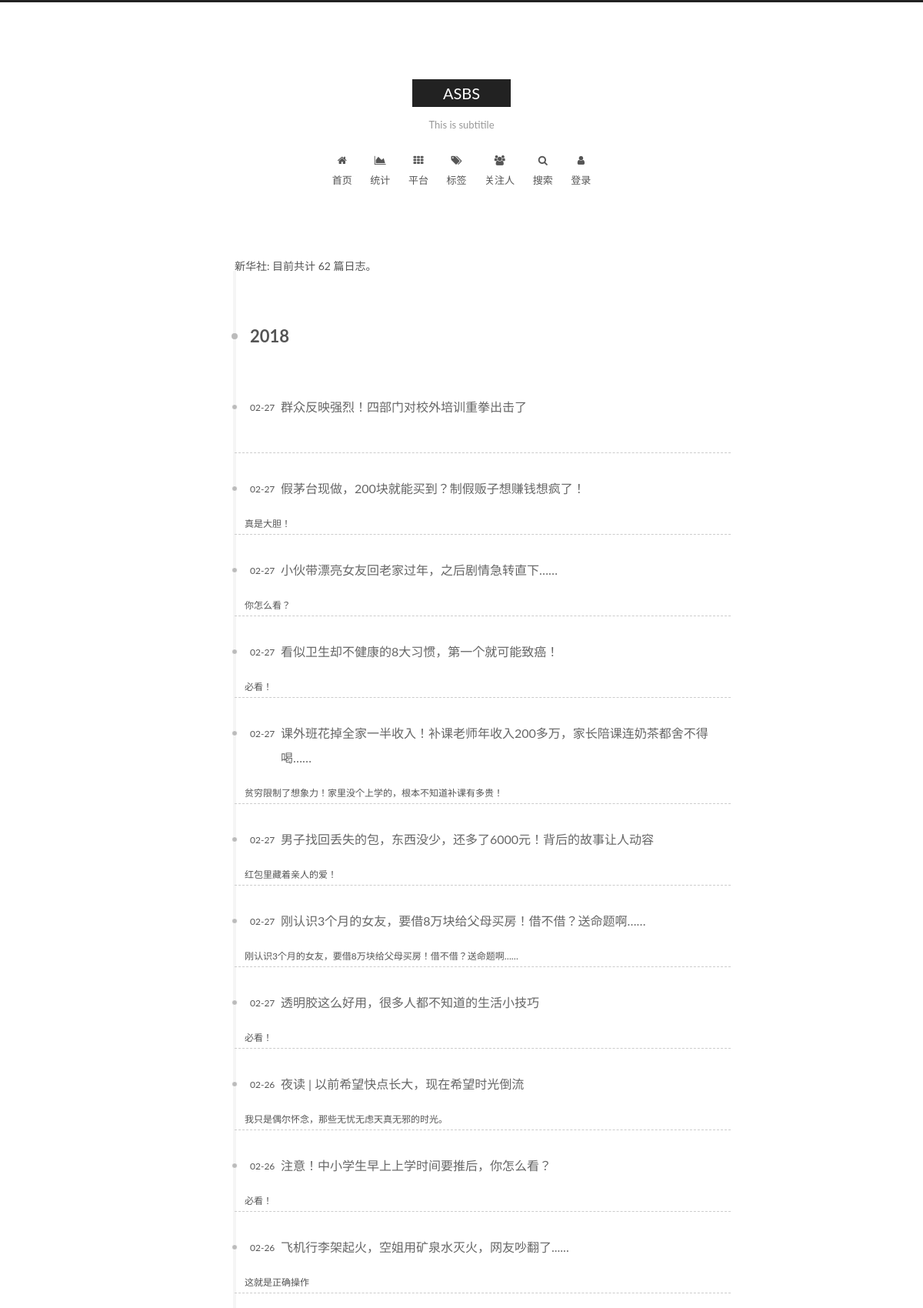
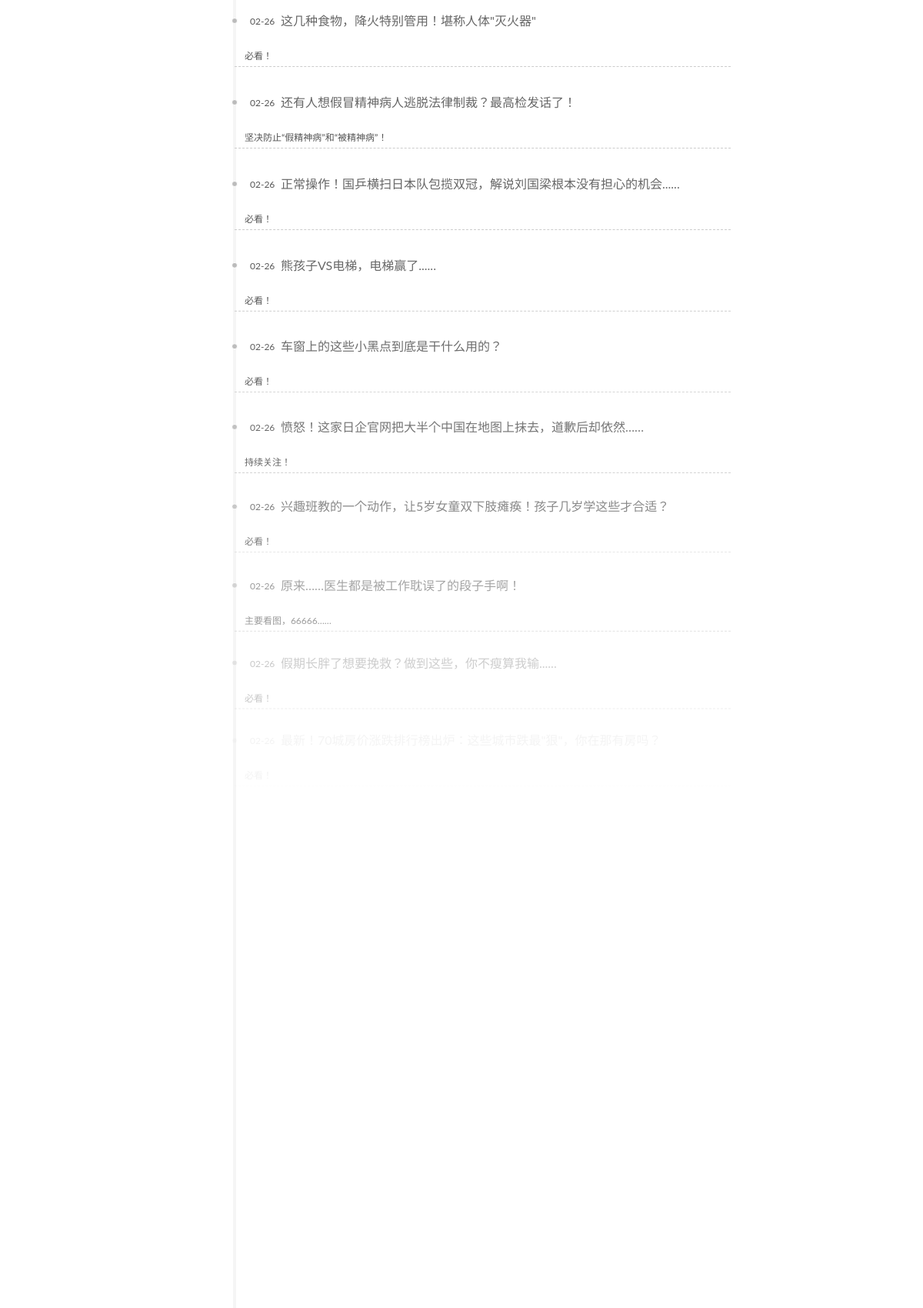
/news_platform_articles.php?news_platform_id=11 (upper part), run on the app's committed database (2 pictures, top to bottom).
### tables this page shows
CREATE TABLE `news_platform` (
  `news_platform_id` int(11) NOT NULL AUTO_INCREMENT,
  `news_platform_name` varchar(20) NOT NULL,
  `news_platform_info` varchar(100) NOT NULL,
  `news_platform_url` varchar(255) NOT NULL,
  `news_platform_image` varchar(100) DEFAULT NULL,
  `open_id` varchar(255) DEFAULT NULL,
  `wechat_id` varchar(255) DEFAULT NULL,
  `authentication` varchar(255) DEFAULT NULL,
  `qr_code` varchar(255) DEFAULT NULL,
  PRIMARY KEY (`news_platform_id`)
);

CREATE TABLE `news` (
  `news_id` int(11) NOT NULL AUTO_INCREMENT,
  `news_time` datetime DEFAULT NULL,
  `news_content` text,
  `news_platform_id` int(11) NOT NULL,
  `news_title` varchar(100) NOT NULL,
  `news_url` varchar(255) NOT NULL,
  PRIMARY KEY (`news_id`)
);

### news_platform_articles.php (the view, shortened to what this page needs)
<?php
include './backend/dbconnect.php';
if ($_SESSION['user_id']=='1'){
    $login_icon="<li class=\"menu-item menu-item-login\" style=\"opacity: 1; transform: translateY(0px);\">
                                <a href=\"javascript:;\" class=\"popup-trigger2\">
                                    <i class=\"menu-login-icon fa fa-fw fa-user\"></i>
                                    <br>
                                    登录
                                </a>
                            </li>";
}
$news_platform_id=$_GET['news_platform_id'];
$sql="select news_id, news_title, YEAR(news_time) as release_year, DATE_FORMAT(news_time, '%m-%d') as release_date, news_time, news_url, news_content from news where news_platform_id=". $news_platform_id. " order by news_time desc";
$result=mysqli_query($conn, $sql);
if(!$result){
    echo "No news";
}
else{
    if ($result->num_rows >= 100) {
        $news_num=100;
    }
    else{
        $news_num = $result->num_rows;
    }
    for($i=0;$i<$news_num;$i++){
        $news_array[$i]=mysqli_fetch_assoc($result);
    }
}
$sql="select * from news_platform where news_platform_id=". $news_platform_id;
$result=mysqli_query($conn, $sql);
$row=mysqli_fetch_assoc($result);
$news_platform_name=$row['news_platform_name'];
?>
<!DOCTYPE html>
<html class="theme-next muse use-motion">
<head>
    <link href="./frontend/lib/fancybox/source/jquery.fancybox.css?v=2.1.5" rel="stylesheet" type="text/css">
    <link href="./frontend/lib/font-awesome/css/font-awesome.min.css?v=4.6.2" rel="stylesheet" type="text/css">
    <link href="./frontend/css/main.css?v=5.1.3" rel="stylesheet" type="text/css">
</head>
<body>
<div class="container sidebar-position-left page-home">
    <header id="header" class="header" itemscope itertype="http://schema.org/WPHeader">
        <div class="header-inner">
            <div class="site-brand-wrapper">
                <div class="site-meta">
                    <div class="custom-logo-site-title">
                        <a href="./" class="brand" rel="start" style="opacity: 1;">
                            <span class="site-title" style="opacity: 1; top: 0px;">ASBS</span>
                        </a>
                    </div>
                    <p class="site-subtitle" style="opacity: 1; top: 0px;"> This is subtitile</p>
                </div>
            </div>
            <nav class="site-nav">
                <ul id="menu" class="menu">
                    <li class="menu-item menu-item-home" style="opacity: 1; transform: translateY(0px);">
                        <a href="./index.php" rel="section">
                            <i class="menu-item-icon fa fa-fw fa-home"></i>
                            <br>
                            首页
                        </a>
                    </li>
                    <li class="menu-item menu-item-data" style="opacity: 1; transform: translateY(0px);">
                        <a href="./statistics.php" rel="section">
                            <i class="menu-item-icon fa fa-fw fa-area-chart"></i>
                            <br>
                            统计
                        </a>
                    </li>
                    <li class="menu-item menu-item-platform" style="opacity: 1; transform: translateY(0px);">
                        <a href="./platform.php" rel="section">
                            <i class="menu-item-icon fa fa-fw fa-th"></i>
                            <br>
                            平台
                        </a>
                    </li>
                    <li class="menu-item menu-item-tags" style="opacity: 1; transform: translateY(0px);">
                        <a href="./tags.php" rel="section">
                            <i class="menu-item-icon fa fa-fw fa-tags"></i>
                            <br>
                            标签
                        </a>
                    </li>
                    <li class="menu-item menu-item-following" style="opacity: 1; transform: translateY(0px);">
                        <a href="#" rel="section">
                            <i class="menu-item-icon fa fa-fw fa-users"></i>
                            <br>
                            关注人
                        </a>
                    </li>
                    <li class="menu-item menu-item-search" style="opacity: 1; transform: translateY(0px);">
                        <a href="javascript:;" class="popup-trigger">
                            <i class="menu-item-icon fa fa-fw fa-search"></i>
                            <br>
                            搜索
                        </a>
                    </li>
                    <?php echo $login_icon;?>
                </ul>
            </nav>
        </div>
    </header>
    <main id="main" class="main">
        <div class="main-inner">
            <div class="content-wrap">
                <div id="content" class="content">
                    <div class="post-block archive" style="opacity: 1; display: block;">
                        <div id="posts" class="posts-collapse">
                            <span class="archive-page-counter">
                                <?php echo $news_platform_name;?>: 目前共计 <?php echo $news_num;?> 篇日志。
                            </span>
                            <?php
                            $year='0';
                            for ($i=0;$i<$news_num;$i++){
                                $news=$news_array[$i];
                                $news_year=$news['release_year'];
                                if($year!=$news_year){
                                    $year=$news_year;
                                    echo "<div class=\"collection-title\" style=\"opacity: 1; display: block; transform: translateX(0px);\">
                                                <h1 class=\"archive-year\" id=\"archive-year-$year\" style=\"opacity: 1; display: block; transform: translateX(0px);\">$year</h1>
                                            </div>";
                                }
                                echo "<article class=\"post post-type-normal\" itemscope=\"\" itemtype=\"http://schema.org/Article\">
                                        <header class=\"post-header\" style=\"opacity: 1; display: block; transform: translateY(0px);\">
                                            <h2 class=\"post-title\">
                                                <a class=\"post-title-link\" href=\"". $news['news_url']. "\" itemprop=\"url\">
                                                    <span itemprop=\"name\">". $news['news_title']. "</span>
                                                </a>
                                            </h2>
                                            <span itemprop=\"name\" style='font-size: 12px; margin-left: 2%;'>". $news['news_content']. "</span>
                                            <div class=\"post-meta\">
                                                <time class=\"post-time\" itemprop=\"dateCreated\" datetime=\"". $news['release_time']. "+08:00\" content=\"". $news['release_year']. "-". $news['release_date']."\">".
                                                    $news['release_date'].
                                                "</time>
                                            </div>
                                        </header>
                                    </article>";
                            }
                            ?>
                        </div>
                    </div>
                </div>
            </div>
        </div>
    </main>
</div>
</body>
</html>

### frontend/css/main.css (style rules this page uses)
html { font-family: sans-serif; -ms-text-size-adjust: 100%; -webkit-text-size-adjust: 100%; }
body { margin: 0; }
article, aside, details, figcaption, figure, footer, header, hgroup, main, menu, nav, section, summary { display: block; }
a { background-color: transparent; }
h1 { font-size: 2em; margin: 0.67em 0; }
body { position: relative; font-family: 'Lato', "PingFang SC", "Microsoft YaHei", sans-serif; font-size: 14px; line-height: 2; color: #555; background: #fff; }
h1, h2, h3, h4, h5, h6 { margin: 0; padding: 0; font-weight: bold; line-height: 1.5; font-family: 'Lato', "PingFang SC", "Microsoft YaHei", sans-serif; }
h2, h3, h4, h5, h6 { margin: 20px 0 15px; }
h1 { font-size: 22px; }
h2 { font-size: 20px; }
p { margin: 0 0 20px 0; }
a { color: #555; text-decoration: none; outline: none; border-bottom: 1px solid #999; word-wrap: break-word; }
html, body { height: 100%; }
.container { position: relative; min-height: 100%; }
.header-inner { margin: 0 auto; padding: 100px 0 70px; width: 700px; }
.main { padding-bottom: 150px; }
.main-inner { margin: 0 auto; width: 700px; }
.header { background: transparent; }
.header-inner { position: relative; }
.site-meta { margin: 0; text-align: center; }
.brand { position: relative; display: inline-block; padding: 0 40px; color: #fff; background: #222; border-bottom: none; }
.site-title { display: inline-block; vertical-align: top; line-height: 36px; font-size: 20px; font-weight: normal; font-family: 'Lato', "PingFang SC", "Microsoft YaHei", sans-serif; }
.site-subtitle { margin-top: 10px; font-size: 13px; color: #999; }
.use-motion .brand { opacity: 0; }
.use-motion .logo, .use-motion .site-title, .use-motion .site-subtitle { opacity: 0; position: relative; top: -10px; }
@media (min-width: 992px) { .site-nav { display: block !important; } }
.menu { margin-top: 20px; padding-left: 0; text-align: center; }
.menu .menu-item { display: inline-block; margin: 0 10px; list-style: none; }
.menu .menu-item a { display: block; font-size: 13px; line-height: inherit; border-bottom: 1px solid transparent; transition-property: border-color; transition-duration: 0.2s; transition-timing-function: ease-in-out; transition-delay: 0s; }
.menu .menu-item .fa { margin-right: 5px; }
.use-motion .menu-item { opacity: 0; }
.use-motion .post-block, .use-motion .pagination, .use-motion .comments { opacity: 0; }
.use-motion .post-header { opacity: 0; }
.use-motion .collection-title { opacity: 0; }
.posts-collapse { position: relative; z-index: 1010; margin-left: 55px; }
.posts-collapse::after { content: " "; position: absolute; top: 20px; left: 0; margin-left: -2px; width: 4px; height: 100%; background: #f5f5f5; z-index: -1; }
.posts-collapse .collection-title { position: relative; margin: 60px 0; }
.posts-collapse .collection-title h1, .posts-collapse .collection-title h2 { margin-left: 20px; }
.posts-collapse .collection-title::before { content: " "; position: absolute; left: 0; top: 50%; margin-left: -4px; margin-top: -4px; width: 8px; height: 8px; background: #bbb; border-radius: 50%; }
.posts-collapse .post { margin: 30px 0; }
.posts-collapse .post-header { position: relative; transition-duration: 0.2s; transition-timing-function: ease-in-out; transition-delay: 0s; transition-property: border; border-bottom: 1px dashed #ccc; }
.posts-collapse .post-header::before { content: " "; position: absolute; left: 0; top: 12px; width: 6px; height: 6px; margin-left: -4px; background: #bbb; border-radius: 50%; border: 1px solid #fff; transition-duration: 0.2s; transition-timing-function: ease-in-out; transition-delay: 0s; transition-property: background; }
.posts-collapse .post-meta { position: absolute; font-size: 12px; left: 20px; top: 5px; }
.posts-collapse .post-title { margin-left: 60px; font-size: 16px; font-weight: normal; line-height: inherit; }
.posts-collapse .post-title::after { margin-left: 3px; opacity: 0.6; }
.posts-collapse .post-title a { color: #666; border-bottom: none; }
.fa { font-family: FontAwesome !important; }
.menu .menu-item .fa { margin-right: 0; }

### data on the page
news_platform: news_platform_name "新华社"
news: year "2018", news_title "群众反映强烈！四部门对校外培训重拳出击了", release_date "02-27"
news: news_title "假茅台现做，200块就能买到？制假贩子想赚钱想疯了！", news_content "真是大胆！", release_date "02-27"
news: news_title "小伙带漂亮女友回老家过年，之后剧情急转直下……", news_content "你怎么看？", release_date "02-27"
news: news_title "看似卫生却不健康的8大习惯，第一个就可能致癌！", news_content "必看！", release_date "02-27"
news: news_title "课外班花掉全家一半收入！补课老师年收入200多万，家长陪课连奶茶都舍不得喝……", news_content "贫穷限制了想象力！家里没个上学的，根本不知道补课有多贵！", release_date "02-27"
news: news_title "男子找回丢失的包，东西没少，还多了6000元！背后的故事让人动容", news_content "红包里藏着亲人的爱！", release_date "02-27"
news: news_title "刚认识3个月的女友，要借8万块给父母买房！借不借？送命题啊……", news_content "刚认识3个月的女友，要借8万块给父母买房！借不借？送命题啊……", release_date "02-27"
news: news_title "透明胶这么好用，很多人都不知道的生活小技巧", news_content "必看！", release_date "02-27"
news: news_title "夜读 | 以前希望快点长大，现在希望时光倒流", news_content "我只是偶尔怀念，那些无忧无虑天真无邪的时光。", release_date "02-26"
news: news_title "注意！中小学生早上上学时间要推后，你怎么看？", news_content "必看！", release_date "02-26"
news: news_title "飞机行李架起火，空姐用矿泉水灭火，网友吵翻了......", news_content "这就是正确操作", release_date "02-26"
news: news_title "这几种食物，降火特别管用！堪称人体\"灭火器\"", news_content "必看！", release_date "02-26"
news: news_title "还有人想假冒精神病人逃脱法律制裁？最高检发话了！", news_content "坚决防止“假精神病”和“被精神病”！", release_date "02-26"
news: news_title "正常操作！国乒横扫日本队包揽双冠，解说刘国梁根本没有担心的机会......", news_content "必看！", release_date "02-26"
news: news_title "熊孩子VS电梯，电梯赢了......", news_content "必看！", release_date "02-26"
news: news_title "车窗上的这些小黑点到底是干什么用的？", news_content "必看！", release_date "02-26"
news: news_title "愤怒！这家日企官网把大半个中国在地图上抹去，道歉后却依然……", news_content "持续关注！", release_date "02-26"
news: news_title "兴趣班教的一个动作，让5岁女童双下肢瘫痪！孩子几岁学这些才合适？", news_content "必看！", release_date "02-26"
news: news_title "原来……医生都是被工作耽误了的段子手啊！", news_content "主要看图，66666……", release_date "02-26"
news: news_title "假期长胖了想要挽救？做到这些，你不瘦算我输......", news_content "必看！", release_date "02-26"

### other printed values
$news_num "62"
